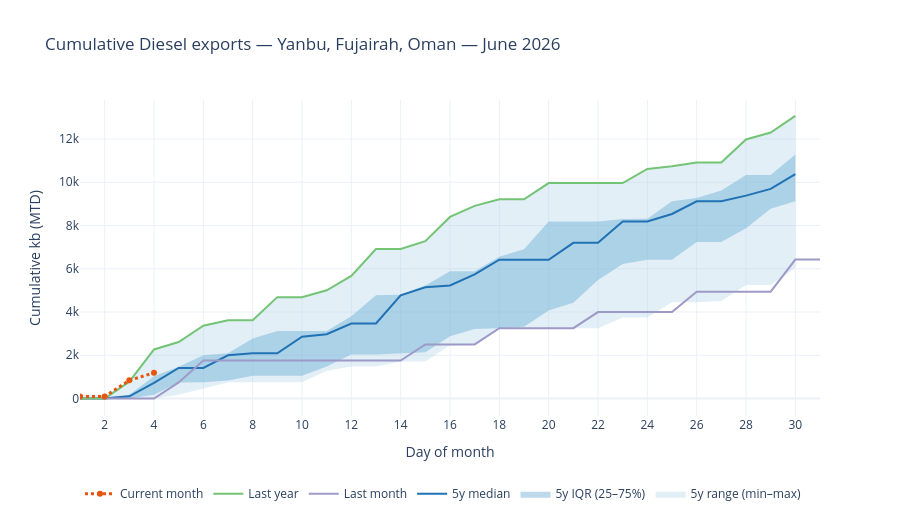

Notebook code for this chart:
### Markdown cell above
## 4. Plot (plotly — this `go.Figure` drops straight into a Dash `dcc.Graph`)

### Code cell
import plotly.graph_objects as go

month_name = calendar.month_name[MONTH]
unit_label = "kb" if UNIT == "kb" else "kbd (cumulated)"
x = band.index

fig = go.Figure()
# min-max range band
fig.add_trace(go.Scatter(x=x, y=band["max"], line=dict(width=0), hoverinfo="skip",
                         showlegend=False))
fig.add_trace(go.Scatter(x=x, y=band["min"], fill="tonexty", line=dict(width=0),
                         fillcolor="rgba(158,202,225,0.30)",
                         name=f"{N_HISTORY}y range (min–max)", hoverinfo="skip"))
# interquartile band
fig.add_trace(go.Scatter(x=x, y=band["p75"], line=dict(width=0), hoverinfo="skip",
                         showlegend=False))
fig.add_trace(go.Scatter(x=x, y=band["p25"], fill="tonexty", line=dict(width=0),
                         fillcolor="rgba(107,174,214,0.45)",
                         name=f"{N_HISTORY}y IQR (25–75%)", hoverinfo="skip"))
# median + overlays
fig.add_trace(go.Scatter(x=x, y=band["median"], name=f"{N_HISTORY}y median",
                         line=dict(color="#2171b5", width=2)))
fig.add_trace(go.Scatter(x=last_mo.index, y=last_mo.values, name="Last month",
                         line=dict(color="#9e9ac8", width=2)))
fig.add_trace(go.Scatter(x=last_yr.index, y=last_yr.values, name="Last year",
                         line=dict(color="#74c476", width=2)))
fig.add_trace(go.Scatter(x=current.index, y=current.values, name="Current month",
                         line=dict(color="#e6550d", width=3, dash="dot")))

fig.update_layout(
    title=f"Cumulative {PRODUCT_LABEL} exports — {LOCATION_LABEL} — {month_name} {TARGET_YEAR}"
          + ("  (MOCK DATA)" if USE_MOCK else ""),
    xaxis_title="Day of month", yaxis_title=f"Cumulative {unit_label} (MTD)",
    xaxis=dict(range=[1, 31], dtick=2), template="plotly_white",
    legend=dict(orientation="h", y=-0.2), height=520,
)
fig.show()

### Figure 1 — Plotly figure (JSON) as saved in the notebook; plotly's stock layout.template omitted (floating-point values rounded to 4 significant figures)
{"data": [{"hoverinfo": "skip", "line": {"width": 0}, "showlegend": false, "type": "scatter", "x": [1, 2, 3, 4, 5, 6, 7, 8, 9, 10, 11, 12, 13, 14, 15, 16, 17, 18, 19, 20, 21, 22, 23, 24, 25, 26, 27, 28, 29, 30], "y": [174.3, 174.3, 779.4, 2270.0, 2615.0, 3365.0, 3615.0, 3615.0, 4689.0, 4689.0, 5007.0, 5667.0, 6911.0, 6911.0, 7274.0, 8396.0, 8908.0, 9212.0, 9212.0, 9961.0, 9961.0, 9961.0, 9961.0, 10610.0, 10740.0, 10910.0, 10910.0, 11980.0, 12300.0, 13070.0]}, {"fill": "tonexty", "fillcolor": "rgba(158,202,225,0.30)", "hoverinfo": "skip", "line": {"width": 0}, "name": "5y range (min–max)", "type": "scatter", "x": [1, 2, 3, 4, 5, 6, 7, 8, 9, 10, 11, 12, 13, 14, 15, 16, 17, 18, 19, 20, 21, 22, 23, 24, 25, 26, 27, 28, 29, 30], "y": [0.0, 0.0, 0.0, 0.0, 174.3, 472.9, 755.1, 755.1, 755.1, 755.1, 1290.0, 1476.0, 1476.0, 1715.0, 1715.0, 2464.0, 2478.0, 3211.0, 3248.0, 3248.0, 3248.0, 3248.0, 3749.0, 3749.0, 4457.0, 4457.0, 4507.0, 5250.0, 5250.0, 6032.0]}, {"hoverinfo": "skip", "line": {"width": 0}, "showlegend": false, "type": "scatter", "x": [1, 2, 3, 4, 5, 6, 7, 8, 9, 10, 11, 12, 13, 14, 15, 16, 17, 18, 19, 20, 21, 22, 23, 24, 25, 26, 27, 28, 29, 30], "y": [0.0, 62.85, 174.3, 1033.0, 1474.0, 2000.0, 2089.0, 2776.0, 3124.0, 3124.0, 3124.0, 3810.0, 4773.0, 4803.0, 5225.0, 5890.0, 5890.0, 6553.0, 6899.0, 8187.0, 8187.0, 8187.0, 8302.0, 8312.0, 9120.0, 9276.0, 9623.0, 10340.0, 10340.0, 11290.0]}, {"fill": "tonexty", "fillcolor": "rgba(107,174,214,0.45)", "hoverinfo": "skip", "line": {"width": 0}, "name": "5y IQR (25–75%)", "type": "scatter", "x": [1, 2, 3, 4, 5, 6, 7, 8, 9, 10, 11, 12, 13, 14, 15, 16, 17, 18, 19, 20, 21, 22, 23, 24, 25, 26, 27, 28, 29, 30], "y": [0.0, 0.0, 0.0, 174.3, 743.2, 755.1, 840.3, 1059.0, 1059.0, 1059.0, 1476.0, 2035.0, 2035.0, 2076.0, 2141.0, 2876.0, 3211.0, 3248.0, 3324.0, 4073.0, 4432.0, 5477.0, 6222.0, 6418.0, 6418.0, 7242.0, 7242.0, 7870.0, 8772.0, 9118.0]}, {"line": {"color": "#2171b5", "width": 2}, "name": "5y median", "type": "scatter", "x": [1, 2, 3, 4, 5, 6, 7, 8, 9, 10, 11, 12, 13, 14, 15, 16, 17, 18, 19, 20, 21, 22, 23, 24, 25, 26, 27, 28, 29, 30], "y": [0.0, 0.0, 102.5, 730.2, 1418.0, 1418.0, 2000.0, 2089.0, 2089.0, 2859.0, 2974.0, 3471.0, 3471.0, 4773.0, 5147.0, 5225.0, 5736.0, 6418.0, 6418.0, 6418.0, 7200.0, 7200.0, 8187.0, 8187.0, 8532.0, 9120.0, 9120.0, 9380.0, 9693.0, 10370.0]}, {"line": {"color": "#9e9ac8", "width": 2}, "name": "Last month", "type": "scatter", "x": [1, 2, 3, 4, 5, 6, 7, 8, 9, 10, 11, 12, 13, 14, 15, 16, 17, 18, 19, 20, 21, 22, 23, 24, 25, 26, 27, 28, 29, 30, 31], "y": [0.0, 0.0, 0.0, 0.0, 744.1, 1759.0, 1759.0, 1759.0, 1759.0, 1759.0, 1759.0, 1759.0, 1759.0, 1759.0, 2504.0, 2504.0, 2504.0, 3253.0, 3253.0, 3253.0, 3253.0, 3996.0, 3996.0, 3996.0, 3996.0, 4942.0, 4942.0, 4942.0, 4942.0, 6424.0, 6424.0]}, {"line": {"color": "#74c476", "width": 2}, "name": "Last year", "type": "scatter", "x": [1, 2, 3, 4, 5, 6, 7, 8, 9, 10, 11, 12, 13, 14, 15, 16, 17, 18, 19, 20, 21, 22, 23, 24, 25, 26, 27, 28, 29, 30], "y": [0.0, 0.0, 779.4, 2270.0, 2615.0, 3365.0, 3615.0, 3615.0, 4689.0, 4689.0, 5007.0, 5667.0, 6911.0, 6911.0, 7274.0, 8396.0, 8908.0, 9212.0, 9212.0, 9961.0, 9961.0, 9961.0, 9961.0, 10610.0, 10740.0, 10910.0, 10910.0, 11980.0, 12300.0, 13070.0]}, {"line": {"color": "#e6550d", "dash": "dot", "width": 3}, "name": "Current month", "type": "scatter", "x": [1, 2, 3, 4], "y": [97.25, 97.25, 840.4, 1187.0]}], "layout": {"height": 520, "legend": {"orientation": "h", "y": -0.2}, "title": {"text": "Cumulative Diesel exports — Yanbu, Fujairah, Oman — June 2026"}, "xaxis": {"dtick": 2, "range": [1, 31], "title": {"text": "Day of month"}}, "yaxis": {"title": {"text": "Cumulative kb (MTD)"}}}}
